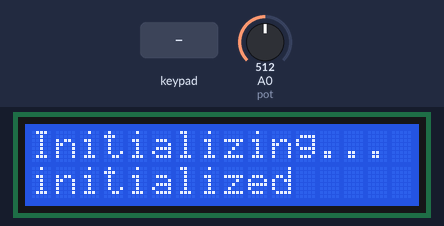
A sketch run on a simulated Arduino Uno, built with avr-gcc and run on an emulated ATmega328P. Shown: 16×2 character LCD. Inputs (shaded band) come from the test bench; at power-on: A0 (pot) = 512. Storage starts empty.

Above: at 1.2 s.
3.4 s: keypad keys 8 9 1 0 # pressed 0.4 s apart
At 6.5 s:
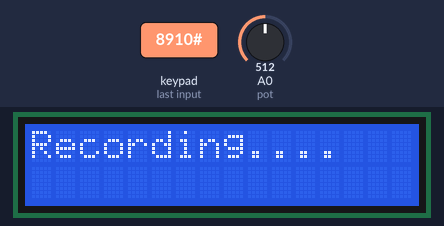
8.4 s: key '*' pressed
At 9.2 s:
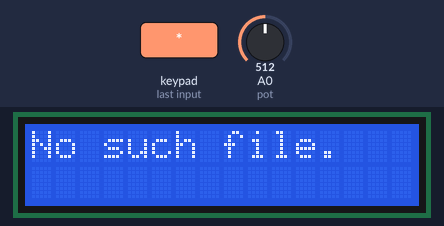
11.4 s: key '#' pressed
At 12.1 s:
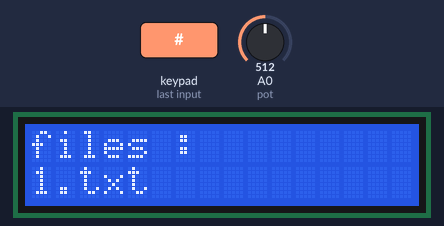
14.4 s: keypad keys 3 5 6 7 * pressed 0.4 s apart
At 17.3 s:
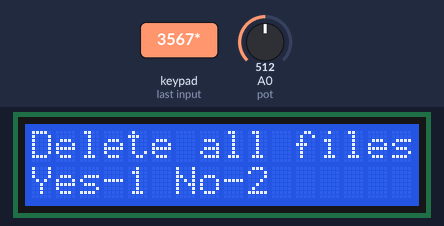
Timing chart, 0 to 18.8 s (numbered marks = the images above; inputs shaded):
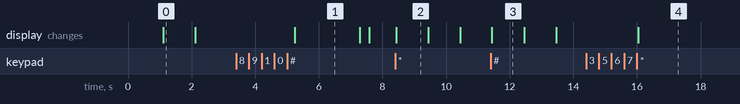

Measured:
- after the input at 3.4 s, the display: changes after 1.8 s (image 1)
- after the input at 8.4 s, the display: changes at once (image 2)
- after the input at 11.4 s, the display: changes at once (image 3)
- after the input at 14.4 s, the display: changes after 1.6 s (image 4)
- what the display in image 0 shows lasts 1.0 s, from 1.1 s to 2.1 s
- what the display in image 1 shows lasts 2.1 s, from 5.2 s to 7.3 s

The sketch:

arduino_test.ino
```cpp
#include "Headers.h"
#include "pin_Config.h"

int pot_Read;
int count = 0;
File test_File,test_File2;
char mode = '8';
/*  mode = 1 for record
    mode = 2 for display values
    mode = * for delete all files
    mode = 0 for delete a specific file
    mode = # for display files
    mode = 8 for pause state
*/

//setting up the keypad
const byte r = 4;
const byte c = 3;
char keys[r][c] = {
  {'1', '2', '3'},
  {'4', '5', '6'},
  {'7', '8', '9'},
  {'*', '0', '#'}
};

byte rPins[r] = {3, 5, 6, 7};
byte cPins[c] = {8, 9, 10};

Keypad keypad = Keypad(makeKeymap(keys), rPins, cPins, r, c);
LiquidCrystal_I2C lcd(0x20,16,2);

//Initializing things
void setup() {
  lcd.begin();
  firstLine("Initializing...");
  delay(1000);


  if (!SD.begin(4)) {
    clrDisplay("SD card Error!");
    while (1);
  }
  secondLine("initialized");
  delay(1000);
}

//Repeating part
void loop() {
  char key_input = keypad.getKey();

  if (key_input) {
    mode = key_input;
  }

  if (mode == '1') {

    pot_Read = analogRead(pot);
    count = record(count, pot_Read);
  }

  if (mode == '2') {
    clrDisplay("Play Mode >");
    secondLine("File number: ");
    readFromFile();
    mode = '8';
  }

  if (mode == '*') {
    File root = SD.open("/");
    clrDisplay("Delete all files ? ");
    secondLine("Yes-1 No-2 ");

    if (getKeyInput() == "1.TXT") {
      deleteAll(root);
      root.close();
      clrDisplay("Files deleted !!");
      delay(1000);
    }

    mode = '8';

  }

  if (mode == '#') {
    File root = SD.open("/");
    clrDisplay("files : ");
    getTrackList(root);
    root.close();
    mode = '8';
  }

  if (mode == '0') {
    File root = SD.open("/");
    clrDisplay("Delete mode X");
    secondLine("File to delete:");
    deleteFile(root);
    root.close();
    clrDisplay("Leaving...");
    delay(1000);
    mode = '8';
  }

  if(mode == '8'){
    lcd.clear();

  }
}
```

Headers.h
```cpp
#include <SPI.h>
#include <SD.h>
#include<Keypad.h>
#include <Wire.h>
#include <LiquidCrystal_I2C.h>
```

functions.ino
```cpp
void readFromFile()
{
  /*This function reads data from the specified file and display*/

  test_File = SD.open(getKeyInput());
  if (test_File) {
    clrDisplay("Content : ");

    while (test_File.available()) {
      secondLine(String(test_File.read()));
      delay(100);
    }
    // close the file:
    secondLine("End of play");
    delay(1000);
    test_File.close();
  } else {
    // if the file didn't open, print an error:
    secondLine("No such file");
    delay(1000);
  }
}


int record(int count, int reading) {
  /*Used to record the data got from input into a file*/
  if (count == 0) {
    // open the file.
    File root = SD.open("/");
    int fcount = countFiles(root);
    root.close();
    test_File2 = SD.open(checkDuplicates(fcount), FILE_WRITE);//this function is used to check duplicates when new files are created

    // if the file opened okay, write to it:
    if (!test_File2) {
      clrDisplay("error !!");
      delay(1000);
    }

  } else {
    clrDisplay("Recording....");
  }

  test_File2.println(reading);
  count ++;

  delay(1000);

  if (count == 10) {
    count = 0;
    mode = '8';
    clrDisplay("Data recorded.");
    delay(1000);
    test_File2.close();
  }
  return count;
}

/*From here the functions countFiles, deleteAll,getTrackList and
deleteFile use the same itteration method to handle file operations*/

int countFiles(File r) {
  /*This loop checks for next file to open and
  when there are no fles it stops counting, then return the count*/
  int c = 0;
  while (true) {
    File dir = r.openNextFile();
    if (!dir) {
      dir.close();
      break;
    }
    c++;
    dir.close();
  }
  return c;
}


void deleteAll(File r) {
  while (true) {
    File dir = r.openNextFile();
    if (!dir) {
      dir.close();
      break;
    }
    SD.remove(dir.name());
    dir.close();
  }
}


void deleteFile(File r) {
  String n = getKeyInput();
  while (true) {
    File dir = r.openNextFile();
    if (!dir) {
      dir.close();
      clrDisplay("No such file.");
      delay(1000);
      break;
    } else if (String(dir.name()) == n) {
      SD.remove(dir.name());
      dir.close();
      clrDisplay("File removed");
      delay(1000);
      break;
    }
    dir.close();
  }
}

String getKeyInput() {
  //used to get the user inputs from the keypad
  String res = "";
  while (true) {
    char key_input = keypad.getKey();
    if (key_input == '*') {
      break;
    }
    else if (key_input) {
      clrDisplay(String(key_input));
      res += String(key_input);
    }
  }
  return res + ".TXT";
}

void getTrackList(File r){
  while (true) {
    File dir = r.openNextFile();
    if (!dir) {
      dir.close();
      clrDisplay("End of files !!");
      delay(1000);
      break;
    }

    secondLine(dir.name());
    delay(1000);
    dir.close();
  }
}

/*This function checks if the new file to be made is existing,
if does it generates a new name for the file*/

String checkDuplicates(int count){
  String fname_temp =String(count + 1) + ".txt";
  if (SD.exists(fname_temp)){
      fname_temp = checkDuplicates(count+1);
    }
    else{
      return fname_temp;
    }
}

void firstLine(String msg){
  lcd.setCursor(0,0);
  lcd.print(msg);
}

void clrDisplay(String msg){
  lcd.clear();
  firstLine(msg);
}

void secondLine(String msg){
  lcd.setCursor(0,1);
  lcd.print(msg);
}
```

pin_Config.h
```cpp
/*
  The circuit:
   SD card attached to SPI bus as follows:
 ** MOSI - pin 11
 ** MISO - pin 12
 ** CLK - pin 13
 ** CS - pin 4 (for MKRZero SD: SDCARD_SS_PIN)
*/
#define pot A0
```
